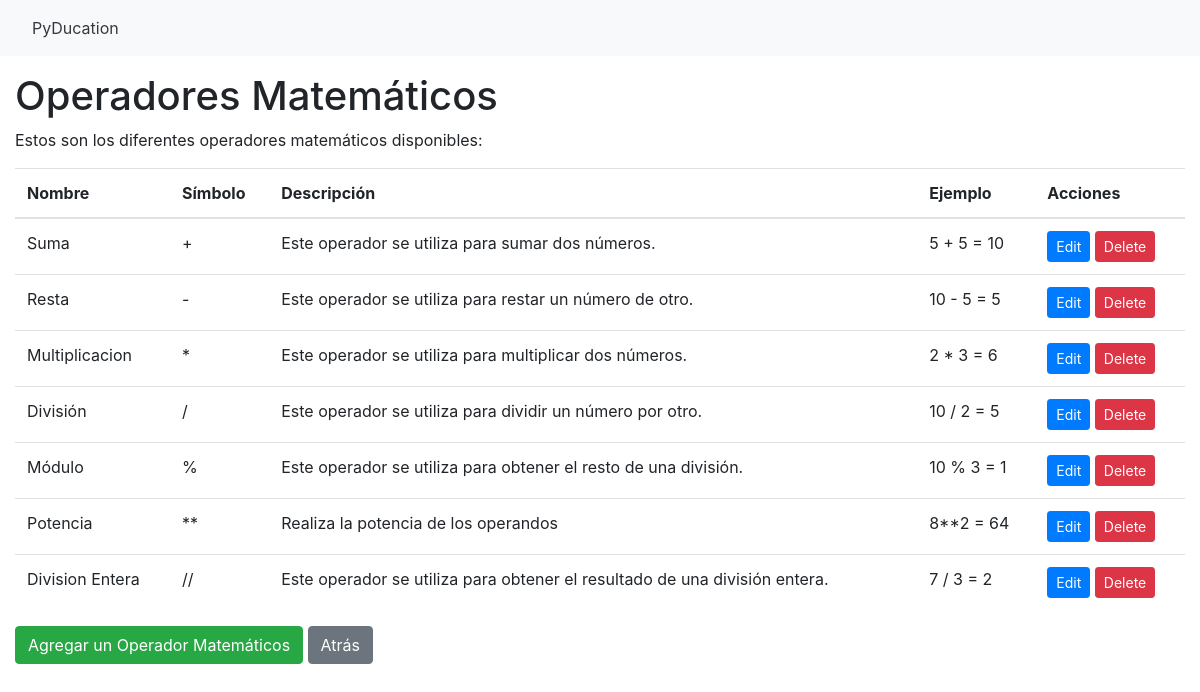
The app's page /math_operators/ with its own data.
### blog/models.py (models this page shows, shortened)
class MathOperator(models.Model):
    name = models.CharField(max_length=50)
    symbol = models.CharField(max_length=10)
    description = models.TextField()
    example = models.CharField(max_length=50, blank=True, null=True)

### blog/views.py (the view)
# urls.py: path('math_operators/', MathOperatorListView.as_view(), name='math_operator_list'),
class MathOperatorListView(ListView):
    model = MathOperator
    template_name = 'math_operators/math_operator_list.html'
    context_object_name = 'math_operators'

### PyDucation/templates/math_operators/math_operator_list.html
{% extends 'PyDucation/base.html' %}
{% block content %}
  <h1>Operadores Matemáticos</h1>
  <p>Estos son los diferentes operadores matemáticos disponibles:</p>
  <table class="table">
    <thead>
      <tr>
        <th>Nombre</th>
        <th>Símbolo</th>
        <th>Descripción</th>
        <th>Ejemplo</th>
        <th>Acciones</th>
      </tr>
    </thead>
    <tbody>
      {% for math_operator in math_operators %}
      <tr>
        <td>{{ math_operator.name }}</td>
        <td>{{ math_operator.symbol }}</td>
        <td>{{ math_operator.description }}</td>
        <td>{{ math_operator.example }}</td>
        <td>
          <a href="{% url 'math_operator_update' math_operator.pk %}" class="btn btn-primary btn-sm">Edit</a>
          <a href="{% url 'math_operator_delete' math_operator.pk %}" class="btn btn-danger btn-sm">Delete</a>
        </td>
      </tr>
      {% empty %}
      <tr>
        <td colspan="5">No math operators found.</td>
      </tr>
      {% endfor %}
    </tbody>
  </table>
  <a href="{% url 'math_operator_create' %}" class="btn btn-success">Agregar un Operador Matemáticos</a>
  <a href="{% url 'pyducation' %}" class="btn btn-secondary">Atrás</a>
{% endblock %}

### records on screen
MathOperator: name "Suma", symbol "+", description "Este operador se utiliza para sumar dos números.", example "5 + 5 = 10"
MathOperator: name "Resta", symbol "-", description "Este operador se utiliza para restar un número de otro.", example "10 - 5 = 5"
MathOperator: name "Multiplicacion", symbol "*", description "Este operador se utiliza para multiplicar dos números.", example "2 * 3 = 6"
MathOperator: name "División", symbol "/", description "Este operador se utiliza para dividir un número por otro.", example "10 / 2 = 5"
MathOperator: name "Módulo", symbol "%", description "Este operador se utiliza para obtener el resto de una división.", example "10 % 3 = 1"
MathOperator: name "Potencia", symbol "**", description "Realiza la potencia de los operandos", example "8**2 = 64"
MathOperator: name "Division Entera", symbol "//", description "Este operador se utiliza para obtener el resultado de una división entera.", example "7 / 3 = 2"
